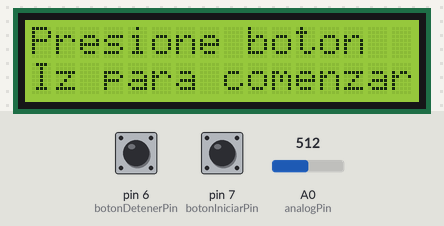
Simulated run of this sketch. Board: Arduino Uno, built with avr-gcc and run on an emulated ATmega328P. Parts: 16×2 character LCD. Inputs (shaded band) come from the test bench; at power-on: pin 7 (botonIniciarPin) LOW, pin 6 (botonDetenerPin) LOW, A0 (analogPin) = 512. What the sketch prints to the serial monitor is not drawn.

Above: at 1.2 s.
1.3 s: pin 7 (botonIniciarPin) pulled HIGH for 0.15 s
At 2.8 s:
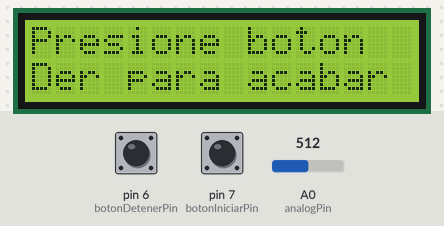
3.1 s: pin 6 (botonDetenerPin) pulled HIGH for 0.15 s
At 3.8 s:
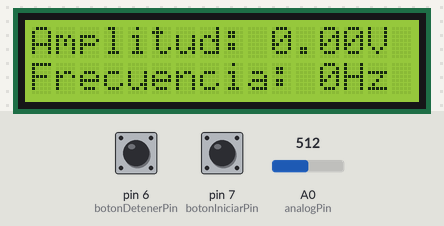
At 7.9 s:
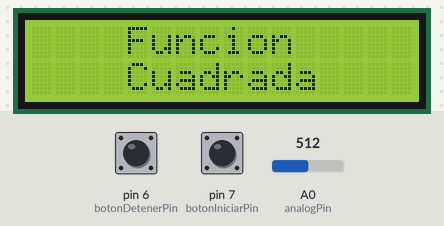
Timing chart, 0 to 9.4 s (numbered marks = the images above; inputs shaded):
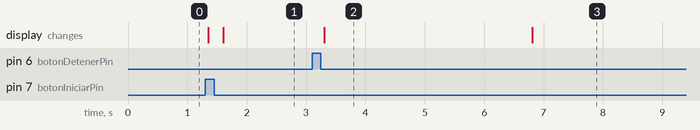

The sketch:

Main.ino
```cpp
#import <LiquidCrystal.h>
LiquidCrystal lcd(12, 11, 5, 4, 3, 2);

int analogPin = A0;  // Pin para el generador de funciones
int botonIniciarPin = 7;  // Botón para iniciar la recolección
int botonDetenerPin = 6;  // Botón para detener la recolección
bool recibiendo = false;  // Estado de la recolección de datos
int ultimoEstadoIniciar = LOW;
int ultimoEstadoDetener = LOW;
int estadoIniciar = LOW;
int estadoDetener = LOW;
long tiempoLecturaIniciar = 0;
long tiempoLecturaDetener = 0;
long tiempoDelay = 50;  // Tiempo de debounce
int capacidad=1;
int numdatos=0;
int *datos= new int [capacidad];
int *pendiente= new int [capacidad];
int numdatosM=10;
float amplitud = 0;
bool amplitudCalculada = false;
int frecuencia=0;
int valle=0;
int tipoFuncion=0;
int reinicio = 0;


void setup() {
  pinMode(botonIniciarPin, INPUT);
  pinMode(botonDetenerPin, INPUT);
  Serial.begin(9600);  // Iniciar el monitor serial
  lcd.begin(16, 2);
  lcd.setCursor(0,0);
  lcd.print("Presione boton");
  lcd.setCursor(0,1);
  lcd.print("Iz para comenzar");
}

void recodatos(int *&arr, int dato, int &tamano, int &capacidad){
  arr[tamano]=dato;
  tamano+=1;
  if(tamano==capacidad){//En este IF se crea nueva memoria dinamica para crear nuevos espacios
    int nuevacap= capacidad+1;
    int *copydatos= new int[nuevacap];
    for(int i=0; i<tamano;i++){
      copydatos[i]= arr[i];

    }
    delete[] datos;//Se libera la memoria de datos para que no haya fuga de memoria
    arr=copydatos;
    capacidad=nuevacap;
  }
}


int* funcionamientoBotones() {
  int lecturaIniciar = digitalRead(botonIniciarPin);
  int lecturaDetener = digitalRead(botonDetenerPin);

  // Manejo del botón de iniciar (debounce)
  if (lecturaIniciar != ultimoEstadoIniciar) {
    tiempoLecturaIniciar = millis();
  }

  if ((millis() - tiempoLecturaIniciar) > tiempoDelay) {
    if (lecturaIniciar != estadoIniciar) {
      estadoIniciar = lecturaIniciar;

      if(estadoIniciar == LOW){
        lcd.setCursor(0,0);
        lcd.print("Presione boton");
        lcd.setCursor(0, 1);
        lcd.print("Der para acabar");
      }

      if (estadoIniciar == HIGH) {
        lcd.clear();
        recibiendo = true;  // Iniciar la recolección de datos
        Serial.println("Recoleccion de datos iniciada...");
        delay(50);  // Pequeño delay para evitar rebotes
      }
    }
  }
  ultimoEstadoIniciar = lecturaIniciar;

  // Manejo del botón de detener (debounce)
  if (lecturaDetener != ultimoEstadoDetener) {
    tiempoLecturaDetener = millis();
  }

  if ((millis() - tiempoLecturaDetener) > tiempoDelay) {
    if (lecturaDetener != estadoDetener) {
      estadoDetener = lecturaDetener;

      if (estadoDetener == HIGH) {
        recibiendo = false;  // Detener la recolección de datos
        Serial.println("Recoleccion de datos detenida...");
        delay(50);  // Pequeño delay para evitar rebotes
      }
    }
  }

  ultimoEstadoDetener = lecturaDetener;

  // Si recibiendo es true, leer e imprimir la señal del generador
  if (recibiendo) {
    int valorSenal = analogRead(analogPin);  // Leer el valor de la señal
    recodatos(datos,valorSenal,numdatos,capacidad);
    Serial.println(valorSenal); // Imprimir el valor de la señal en el monitor serial
    delay(100); // Ajustar la frecuencia de lectura según sea necesario
  }
  return datos;
}

float funAmplitud(int* arr, int tamano) {
  int mayor = arr[0];
  int menor = arr[0];
  float voltios=0;
  // Recorremos el arreglo para encontrar el mayor y menor
  for (int i = 0; i < tamano; i++) {
    if (arr[i] > mayor) {
      mayor = arr[i];
    }
    if (arr[i] < menor) {
      menor = arr[i];
    }
  }
  amplitud=((mayor-menor)/2);
  voltios=amplitud/100;
  return voltios;
}

int funFrecuencia(int *array,int tamano){
  float tiempoT=0;
  int posP2=0;
  int posValle=0;
  int picos=0;
  float frecuencia=0;
  for(int i=0; i<tamano;i++){
    if(array[i]>=array[i-1] && array[i]>array[i+1]){
      picos++;
      if(picos ==2){
        posP2 = i;
      }
    }
    if(posP2!=0){
      if(array[i]<=array[i-1] && array[i]<array[i+1]){
        posValle=i;;
        break;
      }
    }
  }
  tiempoT=((posValle-posP2)/10)*2;

  frecuencia=((1/tiempoT)*100);
  return frecuencia;

}

void funPendiente(int *array, int*array2, int tamano){
    float m=0;
    int picos=0;
    int posP2= 0;
    int posM = 0;
    int posValle=0;
    for(int i=0; i<tamano;i++){
        if(array[i]>=array[i-1] && array[i]>array[i+1]){
            picos++;
            if(picos ==2){
                posP2 = i;
            }
        }
        if(posP2!=0){
            if(array[i]<=array[i-1] && array[i]<array[i+1]){
                posValle=i;;
                break;
            }
        }
    }
    for(int i=posValle;i>posP2; i--){
        m=(array[i]-array[i-1])/0.1;
        array2[posM]= m;
        posM++;
        if(posM==10){
            break;
        }
    }
}

bool esCuadrada(int* datos, int tamano) {
    int nivelAlto = datos[0];
    int nivelBajo = datos[0];

    for (int i = 1; i < tamano; i++) {
        if (datos[i] > nivelAlto) {
            nivelAlto = datos[i];
        }
        if (datos[i] < nivelBajo) {
            nivelBajo = datos[i];
        }
    }
    for (int i = 1; i < tamano; i++) {
        if (datos[i] != nivelAlto && datos[i] != nivelBajo) {
            return false;
        }
    }
    return true;
}

bool seno(int *arrayM,int capacidadM){
    int cont=0;
    for(int i=0; i<capacidadM;i++){
        if(arrayM[i]>=arrayM[i+1]){
            cont++;
        }
    }
    if(cont>=7){
        return true;
    }
    else if(cont<7){
        return false;
    }
}

bool triangular(int *arrayM, int capacidadM){
    int cont=0;
    for(int i=0; i<capacidadM;i++){
        if(arrayM[i]>=arrayM[i+1]){
            cont++;
        }
    }
    Serial.println();
    Serial.print("CONT ");
    Serial.println(cont);
    if(cont<7){
        return true;
    }
    else if(cont >=8){
        return false;
    }
}

int determinarFuncion(int* array,int* arrayM, int tamano, int tamanoM) {
  int tipoFuncion;
  if (esCuadrada(datos, tamano)) {
    Serial.println("La funcion es cuadrada.");
    tipoFuncion =1;
    }
  else if (seno(arrayM, tamanoM)) {
    Serial.println("La funcion es senoidal.");
    tipoFuncion = 2;

    }
  else if(triangular(arrayM, tamanoM)){
    Serial.println("La funcion es triangular.");
    tipoFuncion = 3;
  }
  else {
    Serial.println("La funcion No es de ninngun tipo.");
    tipoFuncion = -1;
    }
  return tipoFuncion;
}

void loop() {
  datos = funcionamientoBotones();// Llamar a la función para manejar los botones y la recolección de dato


  //PARA CALCULAR LA AMPLITUD; FRECUENCIA
  if (!amplitudCalculada && !recibiendo && numdatos > 0){ // Ajustar el tamaño con el número actual de datos
    amplitud = funAmplitud(datos, numdatos);
    //Serial.print(numdatos/10);
    Serial.println();
    Serial.print("La amplitud calculada es: ");
    Serial.print(amplitud);
    Serial.println(" V");
    amplitudCalculada = true;
    frecuencia=funFrecuencia(datos,numdatos);
    Serial.print("La frecuencia calculada es: ");
    Serial.print(frecuencia);
    Serial.println(" Hz");
    funPendiente(datos,pendiente,numdatos);
    tipoFuncion=determinarFuncion(datos,pendiente,numdatos,numdatosM);
    lcd.clear();
    lcd.setCursor(0,0);
    lcd.print("Amplitud: ");
    lcd.print(amplitud);
    lcd.print("V");
    lcd.setCursor(0,1);
    lcd.print("Frecuencia: ");
    lcd.print(frecuencia);
    lcd.print("Hz");
    delay(3500);
    if(tipoFuncion==1){
      lcd.clear();
      lcd.setCursor(0,0);
      lcd.print("    Funcion");
      lcd.setCursor(0,1);
      lcd.print("    Cuadrada");
      delay(3500);
      lcd.clear();
      reinicio = 1;
      if (reinicio ==1){
      	estadoIniciar = HIGH;
      }
    }
    else if(tipoFuncion==2){
      lcd.clear();
      lcd.setCursor(0,0);
      lcd.print("    Funcion");
      lcd.setCursor(0,1);
      lcd.print("    Senoidal");
      delay(3500);
      lcd.clear();
      reinicio = 1;
      if (reinicio ==1){
      	estadoIniciar = HIGH;
        estadoDetener = LOW;
      }
    }
    else if(tipoFuncion==3){
      lcd.clear();
      lcd.setCursor(0,0);
      lcd.print("    Funcion");
      lcd.setCursor(0,1);
      lcd.print("   Triangular");
      delay(3500);
      lcd.clear();
      reinicio = 1;
      if (reinicio ==1){
      	estadoIniciar = HIGH;
      }
    }
    delete[] datos;
    delete[] pendiente;
    numdatos = 0;  // Reiniciar el contador de datos
    capacidad = 1;  // Reiniciar la capacidad del arreglo

    // Asignar nueva memoria para los datos
    datos = new int[capacidad];
    pendiente = new int[capacidad];

    // Reiniciar automáticamente la recolección si el botón de detener no está presionado
    if (estadoDetener == LOW) {
      recibiendo = true;  // Reiniciar la recolección de datos
      Serial.println("Recoleccion de datos reiniciada...");
    }
    }
}
```

Measured:
- after the input at 1.3 s, the display: first changes after 0.05 s (image 1 shows a later state)
- after the input at 3.1 s, the display: changes after 0.20 s (image 2)
- what the display in image 2 shows lasts 3.5 s, from 3.3 s to 6.8 s
